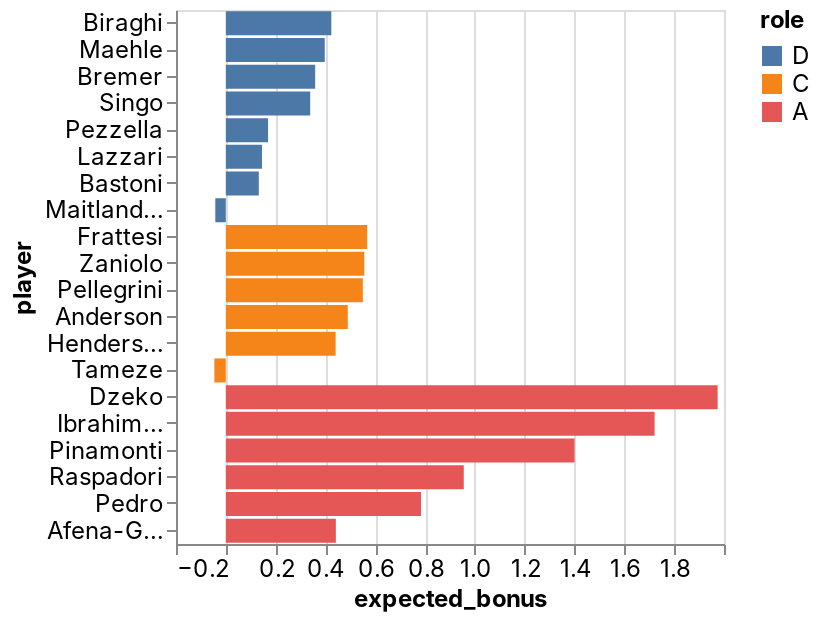

Here is the notebook cell this chart was saved with:
### Code cell
_deepnote_run_altair(team, """{"$schema":"https://vega.github.io/schema/vega-lite/v4.json","mark":{"type":"bar","tooltip":{"content":"data"}},"height":220,"autosize":{"type":"fit"},"data":{"name":"placeholder"},"encoding":{"x":{"field":"expected_bonus","type":"quantitative","sort":null,"scale":{"type":"linear","zero":false}},"y":{"field":"player","type":"nominal","sort":null,"scale":{"type":"linear","zero":true}},"color":{"field":"role","type":"nominal","sort":null,"scale":{"type":"linear","zero":false}}}}""")

### Figure 1 — Vega-Lite specification as saved in the notebook (floating-point values rounded to 4 significant figures)
{"config": {"view": {"continuousWidth": 400, "continuousHeight": 300}, "area": {"fill": "#51C0E9"}, "axis": {"labelFont": "Inter, sans-serif", "labelFontSize": 12, "labelFontWeight": "normal", "labelLimit": 60, "labelOverlap": "greedy", "titleFont": "Inter, sans-serif", "titleFontSize": 12, "titleFontWeight": "bold"}, "background": "#ffffff", "legend": {"labelFont": "Inter, sans-serif", "labelFontSize": 12, "titleFont": "Inter, sans-serif", "titleFontSize": 12, "titleFontWeight": "bold"}, "line": {"stroke": "#51C0E9", "strokeWidth": 2}, "rect": {"fill": "#51C0E9"}, "title": {"anchor": "start", "color": "#000000", "font": "Inter, sans-serif", "fontSize": 22, "fontWeight": "normal"}}, "data": {"name": "data-69c8afc7393b7e94d0a0c0940dd33952"}, "mark": {"type": "bar", "tooltip": {"content": "data"}}, "autosize": {"type": "fit"}, "encoding": {"color": {"type": "nominal", "field": "role", "scale": {"type": "linear", "zero": false}, "sort": null}, "x": {"type": "quantitative", "field": "expected_bonus", "scale": {"type": "linear", "zero": false}, "sort": null}, "y": {"type": "nominal", "field": "player", "scale": {"type": "linear", "zero": true}, "sort": null}}, "height": 300, "width": "container", "$schema": "https://vega.github.io/schema/vega-lite/v4.json", "datasets": {"data-69c8afc7393b7e94d0a0c0940dd33952": [{"fanta_team": "Rione Monti", "role": "D", "player": "Biraghi", "team": "Fiorentina", "opponent": "Venezia", "date": "2022-04-16T00:00:00", "expected_bonus": 0.4236}, {"fanta_team": "Rione Monti", "role": "D", "player": "Maehle", "team": "Atalanta", "opponent": "Verona", "date": "2022-04-18T00:00:00", "expected_bonus": 0.3972}, {"fanta_team": "Rione Monti", "role": "D", "player": "Bremer", "team": "Torino", "opponent": "Lazio", "date": "2022-04-16T00:00:00", "expected_bonus": 0.3587}, {"fanta_team": "Rione Monti", "role": "D", "player": "Singo", "team": "Torino", "opponent": "Lazio", "date": "2022-04-16T00:00:00", "expected_bonus": 0.3388}, {"fanta_team": "Rione Monti", "role": "D", "player": "Pezzella", "team": "Atalanta", "opponent": "Verona", "date": "2022-04-18T00:00:00", "expected_bonus": 0.1697}, {"fanta_team": "Rione Monti", "role": "D", "player": "Lazzari", "team": "Lazio", "opponent": "Torino", "date": "2022-04-16T00:00:00", "expected_bonus": 0.1452}, {"fanta_team": "Rione Monti", "role": "D", "player": "Bastoni", "team": "Spezia", "opponent": "Inter", "date": "2022-04-15T00:00:00", "expected_bonus": 0.1325}, {"fanta_team": "Rione Monti", "role": "D", "player": "Maitland-Niles", "team": "Roma", "opponent": "Napoli", "date": "2022-04-18T00:00:00", "expected_bonus": -0.04222}, {"fanta_team": "Rione Monti", "role": "C", "player": "Frattesi", "team": "Sassuolo", "opponent": "Cagliari", "date": "2022-04-16T00:00:00", "expected_bonus": 0.5676}, {"fanta_team": "Rione Monti", "role": "C", "player": "Zaniolo", "team": "Roma", "opponent": "Napoli", "date": "2022-04-18T00:00:00", "expected_bonus": 0.5559}, {"fanta_team": "Rione Monti", "role": "C", "player": "Pellegrini", "team": "Roma", "opponent": "Napoli", "date": "2022-04-18T00:00:00", "expected_bonus": 0.55}, {"fanta_team": "Rione Monti", "role": "C", "player": "Anderson", "team": "Lazio", "opponent": "Torino", "date": "2022-04-16T00:00:00", "expected_bonus": 0.4896}, {"fanta_team": "Rione Monti", "role": "C", "player": "Henderson", "team": "Empoli", "opponent": "Udinese", "date": "2022-04-16T00:00:00", "expected_bonus": 0.4409}, {"fanta_team": "Rione Monti", "role": "C", "player": "Tameze", "team": "Verona", "opponent": "Atalanta", "date": "2022-04-18T00:00:00", "expected_bonus": -0.04594}, {"fanta_team": "Rione Monti", "role": "A", "player": "Dzeko", "team": "Inter", "opponent": "Spezia", "date": "2022-04-15T00:00:00", "expected_bonus": 1.974}, {"fanta_team": "Rione Monti", "role": "A", "player": "Ibrahimovic", "team": "AC Milan", "opponent": "Genoa", "date": "2022-04-15T00:00:00", "expected_bonus": 1.721}, {"fanta_team": "Rione Monti", "role": "A", "player": "Pinamonti", "team": "Empoli", "opponent": "Udinese", "date": "2022-04-16T00:00:00", "expected_bonus": 1.4}, {"fanta_team": "Rione Monti", "role": "A", "player": "Raspadori", "team": "Sassuolo", "opponent": "Cagliari", "date": "2022-04-16T00:00:00", "expected_bonus": 0.9553}, {"fanta_team": "Rione Monti", "role": "A", "player": "Pedro", "team": "Lazio", "opponent": "Torino", "date": "2022-04-16T00:00:00", "expected_bonus": 0.7836}, {"fanta_team": "Rione Monti", "role": "A", "player": "Afena-Gyan", "team": "Roma", "opponent": "Napoli", "date": "2022-04-18T00:00:00", "expected_bonus": 0.4418}]}}
